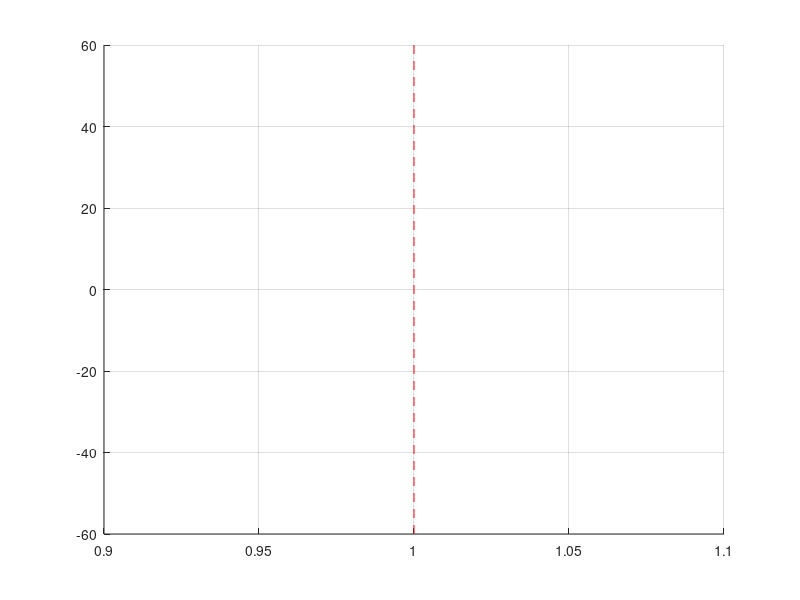

Write MATLAB code to recreate this figure. (Note: this script raises an error after producing the figure.)

%         % Plot heave spectrum
%     figure
%     hold on; grid on;
%     plot([f_heave_dom f_heave_dom],[-60 30],'Color','red');
%     plot(f_heave,10*log10(heave_powerspec));
% %     plot([f_force_dom f_force_dom],[-60 30],'Color','red','DisplayName','Frequency dominant');
% %     plot(f_force,10*log10(force_powerspec),'Color','black','DisplayName','Force spectrum'); % plot force spectrum
%     xlabel('Frequency (Hz)')
%     ylabel('Heave PSD (dB/Hz)')
%     xlim([0 10]) 
%     ylim([0 30])
% %     title(['CPS ring down, simulated: m = ',num2str(M),' kg, f_{natural} = ',num2str(f_nat),' Hz, \zeta = ',num2str(zeta)]);
%     hold off

    figure
    hold on; grid on;

    % Plot heave spectrum

%     plot([f_heave_dom f_heave_dom],[-60 30],'Color','red','DisplayName','Frequency dominant');
%     plot(f_heave,10*log10(heave_powerspec));
%     plot([f_force_dom f_force_dom],[-60 30],'Color','red');
    plot([1 1],[-60 60],'Color','red','LineStyle','--');
    plot([f_vortex/freq f_vortex/freq],[-60 60],'color','blue','LineStyle','--')
    plot([f_flume/freq,f_flume/freq],[-60,60],'color','cyan','LineStyle','--')
    plot(f_force/freq,10*log10(force_powerspec),'Color','black'); % plot force spectrum
    scatter(forcespec_peaklocs,forcespec_peakpowers,'Marker','o');
    xlabel('Frequency (f/f_{prescribed})')
    ylabel('Force PSD (dB/Hz)')
    xlim([0 10]) 
    ylim([-80 20])
%     title(['CPS ring down, simulated: m = ',num2str(M),' kg, f_{natural} = ',num2str(f_nat),' Hz, \zeta = ',num2str(zeta)]);
    hold off
